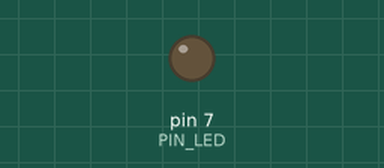
The sketch below on a simulated Arduino Uno, built with avr-gcc and run on an emulated ATmega328P. On the bench: output pins drawn as LEDs (lit = HIGH). Dashed ring = blinking.

Above: at 0.5 s.
At 1.95 s:
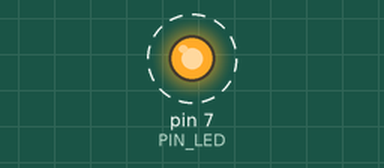
Timing chart, 0 to 3.0 s (numbered marks = the images above):
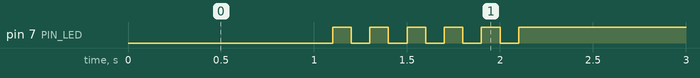

Measured:
- by itself, pin 7 (PIN_LED): alternates HIGH for 0.10 s and LOW for 0.10 s, 11 changes in all, then stays HIGH

The sketch:

05_practice_2.ino
```cpp
#define PIN_LED 7
unsigned int count, state ;

void setup() {
  pinMode(PIN_LED, OUTPUT);
  Serial.begin(115200);
  count = state = 0;
  digitalWrite(PIN_LED,state); // turn on LED

}

void loop() {
  state = toggle_state(count);
  digitalWrite(PIN_LED, state);
  count += 1 ;
  delay(100); // wait for 200 milliseconds
}
int toggle_state(int count){
  if(count < 11){
    state = 0;
  }
  else if( 11 <= count && count < 21 && count%2==0){
    state = 0;
  }
  else if( 11 <= count && count < 21 && count%2==1){
    state = 1;
  }
  else{
    state = 1;
  }
  return state;
  while(1){
    ;
  }
}
```
